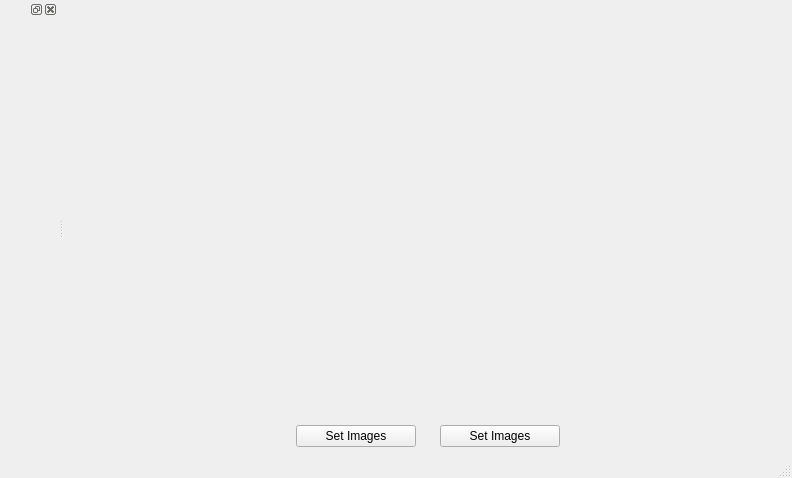
<?xml version="1.0" encoding="UTF-8"?>
<ui version="4.0">
 <class>StereoManager</class>
 <widget class="QMainWindow" name="StereoManager">
  <property name="geometry">
   <rect>
    <x>0</x>
    <y>0</y>
    <width>792</width>
    <height>478</height>
   </rect>
  </property>
  <property name="windowTitle">
   <string>MainWindow</string>
  </property>
  <widget class="QWidget" name="centralwidget">
   <layout class="QHBoxLayout" name="horizontalLayout_2">
    <item>
     <layout class="QVBoxLayout" name="verticalLayout">
      <item>
       <widget class="StereoListWidget" name="InputList" native="true">
        <property name="sizePolicy">
         <sizepolicy hsizetype="Fixed" vsizetype="Preferred">
          <horstretch>0</horstretch>
          <verstretch>0</verstretch>
         </sizepolicy>
        </property>
        <property name="minimumSize">
         <size>
          <width>300</width>
          <height>0</height>
         </size>
        </property>
       </widget>
      </item>
      <item>
       <layout class="QHBoxLayout" name="horizontalLayout">
        <item>
         <widget class="QPushButton" name="loadButton">
          <property name="maximumSize">
           <size>
            <width>120</width>
            <height>16777215</height>
           </size>
          </property>
          <property name="text">
           <string>Set Images</string>
          </property>
         </widget>
        </item>
        <item>
         <widget class="QPushButton" name="loadButton_b">
          <property name="maximumSize">
           <size>
            <width>120</width>
            <height>16777215</height>
           </size>
          </property>
          <property name="text">
           <string>Set Images</string>
          </property>
         </widget>
        </item>
       </layout>
      </item>
     </layout>
    </item>
   </layout>
  </widget>
  <widget class="QMenuBar" name="menubar">
   <property name="geometry">
    <rect>
     <x>0</x>
     <y>0</y>
     <width>792</width>
     <height>25</height>
    </rect>
   </property>
  </widget>
  <widget class="QStatusBar" name="statusbar"/>
  <widget class="QDockWidget" name="dockWidget">
   <property name="sizePolicy">
    <sizepolicy hsizetype="Expanding" vsizetype="Preferred">
     <horstretch>0</horstretch>
     <verstretch>0</verstretch>
    </sizepolicy>
   </property>
   <attribute name="dockWidgetArea">
    <number>1</number>
   </attribute>
   <widget class="QWidget" name="dockWidgetContents"/>
  </widget>
 </widget>
 <customwidgets>
  <customwidget>
   <class>StereoListWidget</class>
   <extends>QWidget</extends>
   <header location="global">qtinclude/stereolistwidget.h</header>
   <container>1</container>
  </customwidget>
 </customwidgets>
 <resources/>
 <connections/>
</ui>
